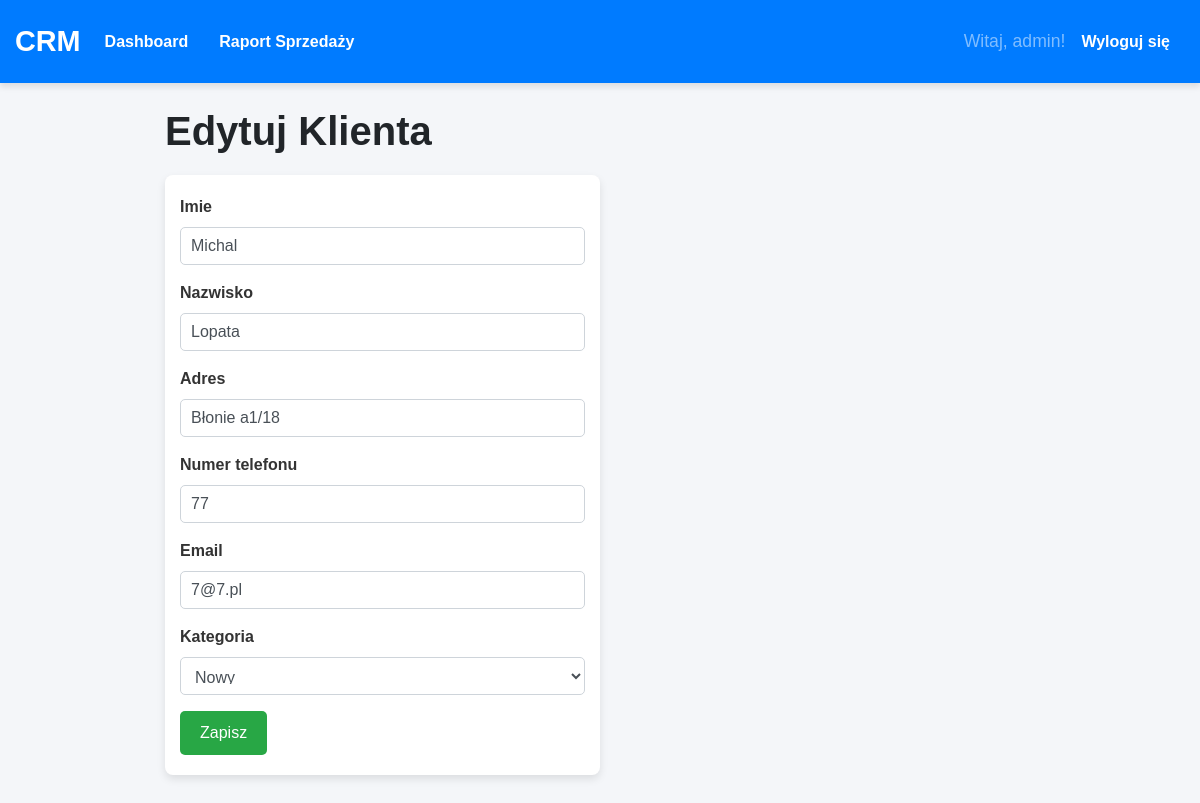
/edytuj-klienta/1/ (signed in), run on the app's committed database.
### crm_app/models.py (models this page shows, shortened)
class Klient(models.Model):
    imie = models.CharField(max_length=50)
    nazwisko = models.CharField(max_length=50)
    adres = models.CharField(max_length=255)
    numer_telefonu = models.CharField(max_length=20)
    email = models.EmailField(unique=True)
    kategoria = models.CharField(max_length=10, choices=[
        ('nowy', 'Nowy'),
        ('staly', 'Stały'),
        ('VIP', 'VIP'),
    ])
    data_dodania = models.DateTimeField(auto_now_add=True)

### crm_app/views.py (the view)
# urls.py: path('edytuj-klienta/<str:pk>/', views.edytuj_klienta, name='edytuj-klienta'),
@login_required
@permission_required('crm_app.change_klient', raise_exception=True)
def edytuj_klienta(request, pk):
    klient = get_object_or_404(Klient, id=pk)
    form = KlientForm(instance=klient)
    if request.method == 'POST':
        form = KlientForm(request.POST, instance=klient)
        if form.is_valid():
            form.save()
            return redirect('dashboard')
    context = {'form': form, 'title': 'Edytuj Klienta'}
    return render(request, 'crm_app/form.html', context)

### crm_app/forms.py
class KlientForm(ModelForm):
    class Meta:
        model = Klient
        fields = '__all__'
    def __init__(self, *args, **kwargs):
        super(KlientForm, self).__init__(*args, **kwargs)
        for field in self.fields.values():
            field.widget.attrs['class'] = 'form-control'

### crm_app/templates/crm_app/form.html (shortened to what this page needs)
{% extends 'crm_app/base.html' %}
{% load static %}
{% block content %}
    <h1>{{ title }}</h1>
    <form method="POST" class="col-md-6">
        {% for field in form %}
            <div class="form-group">
                <label for="{{ field.id_for_label }}">{{ field.label }}</label>
                {{ field }}
            </div>
        {% endfor %}
        <button type="submit" class="btn btn-success">Zapisz</button>
    </form>
    <link href="https://cdnjs.cloudflare.com/ajax/libs/select2/4.0.13/css/select2.min.css" rel="stylesheet" />
{% endblock %}

### crm_app/templates/crm_app/base.html (shortened to what this page needs)
{% load static %}
<!DOCTYPE html>
<html lang="pl">
<head>
    <link rel="stylesheet" href="https://stackpath.bootstrapcdn.com/bootstrap/4.5.2/css/bootstrap.min.css">
    <link rel="stylesheet" type="text/css" href="{% static 'crm_app/styles.css' %}">
</head>
<body>
    <nav class="navbar navbar-expand-lg navbar-dark bg-primary">
        <a class="navbar-brand" href="{% url 'dashboard' %}">CRM</a>
        <div class="collapse navbar-collapse" id="navbarNav">
            <ul class="navbar-nav mr-auto">
                {% if user.is_authenticated %}
                    <li class="nav-item">
                        <a class="nav-link" href="{% url 'dashboard' %}">Dashboard</a>
                    </li>
                    <li class="nav-item">
                        <a class="nav-link" href="{% url 'raport-sprzedazy' %}">Raport Sprzedaży</a>
                    </li>
                {% endif %}
            </ul>
            <ul class="navbar-nav ml-auto align-items-center">
                {% if user.is_authenticated %}
                    <li class="nav-item">
                        <span class="navbar-text mr-3">Witaj, {{ user.username }}!</span>
                    </li>
                    <li class="nav-item">
                        <a href="{% url 'logout' %}" class="nav-link text-white" style="padding: 0;">Wyloguj się</a>
                    </li>
                {% endif %}
            </ul>
        </div>
    </nav>
    <div class="container mt-4">
        {% block content %}
        {% endblock %}
    </div>
</body>
</html>

### crm_app/static/crm_app/styles.css (style rules this page uses)
body { background-color: #f4f6f9; font-family: 'Arial', sans-serif; color: #333; }
h1, h2 { color: #212529; margin-bottom: 20px; font-weight: bold; }
h1 { font-size: 2.5rem; }
.navbar { background-color: #007bff; padding: 15px; box-shadow: 0 4px 6px rgba(0, 0, 0, 0.1); }
.navbar-brand { font-size: 1.8rem; font-weight: bold; color: #ffffff !important; }
.navbar-nav .nav-link { color: #ffffff !important; font-weight: 600; margin-right: 15px; }
.navbar-text { font-size: 1.1rem; color: #ffffff; }
form { background-color: #ffffff; padding: 20px; border-radius: 8px; box-shadow: 0 4px 8px rgba(0, 0, 0, 0.1); margin-bottom: 30px; }
.form-group label { font-weight: bold; margin-bottom: 8px; }
.form-control { border: 1px solid #ced4da; padding: 10px; font-size: 1rem; border-radius: 5px; margin-bottom: 15px; }
.btn { padding: 10px 20px; font-size: 1rem; border-radius: 5px; transition: all 0.3s ease-in-out; }
.btn-success { background-color: #28a745; color: #fff; border: none; }
.mt-4 { margin-top: 1.5rem !important; }
.container { margin-top: 50px; max-width: 900px; }
.mr-3 { margin-right: 1rem !important; }

### data on the page
Klient: form "Michal" "Lopata" "Błonie a1/18" "77" "7@7.pl" "Nowy"

### other printed values
{{ user.username }} "admin"
{{ title }} "Edytuj Klienta"
{{ field.label }} "Imie" "Nazwisko" "Adres" "Numer telefonu" "Email" "Kategoria"
